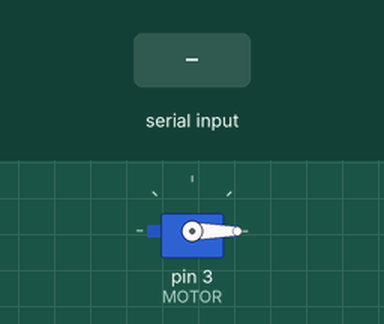
Recording of a sketch running on a simulated Arduino Uno, built with avr-gcc and run on an emulated ATmega328P. Parts: servo. The inputs (shaded band) are chosen by the test bench.

Above: at 1.2 s.
1.3 s: "0\n" received over Serial
At 2.8 s:
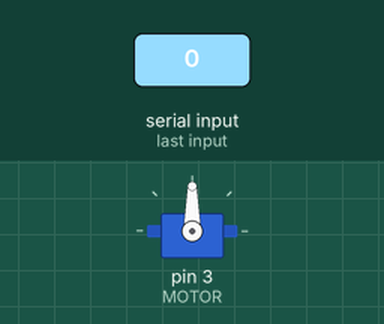
3.8 s: "1\n" received over Serial
At 5.8 s:
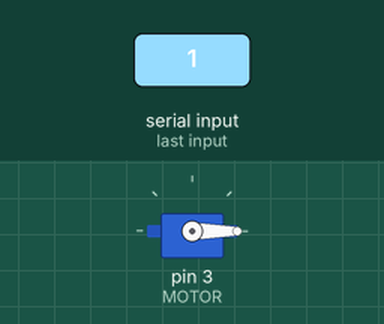
Timing chart, 0 to 7.3 s (numbered marks = the images above; inputs shaded):
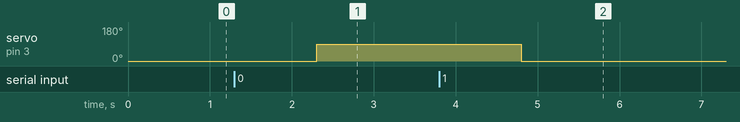

Measured:
- after the input at 1.3 s, servo on pin 3 (MOTOR): 0° → 90° after 1.0 s
- after the input at 3.8 s, servo on pin 3 (MOTOR): 90° → 0° after 1.0 s

The sketch:

testearduino.ino
```cpp
#include <Servo.h>
#define BOTAO 2
#define MOTOR 3
Servo motor;
void setup()
{
  pinMode(BOTAO,INPUT);
  pinMode(MOTOR,OUTPUT);
  Serial.begin(9600);
  motor.attach(MOTOR);
  motor.write(0);
}

void loop()
{
  if (Serial.available() > 0) {
    String caractereRecebido = Serial.readString();
    int valorInteiro = atoi(caractereRecebido.c_str());
    if(valorInteiro == 0){
      if(motor.read() != 90){
        motor.write(90);
      }
      delay(1000);
    }
    else if(valorInteiro == 1){
      if(motor.read() != 0){
        motor.write(0);
      }
      delay(1000);
    }
  }

}
```
